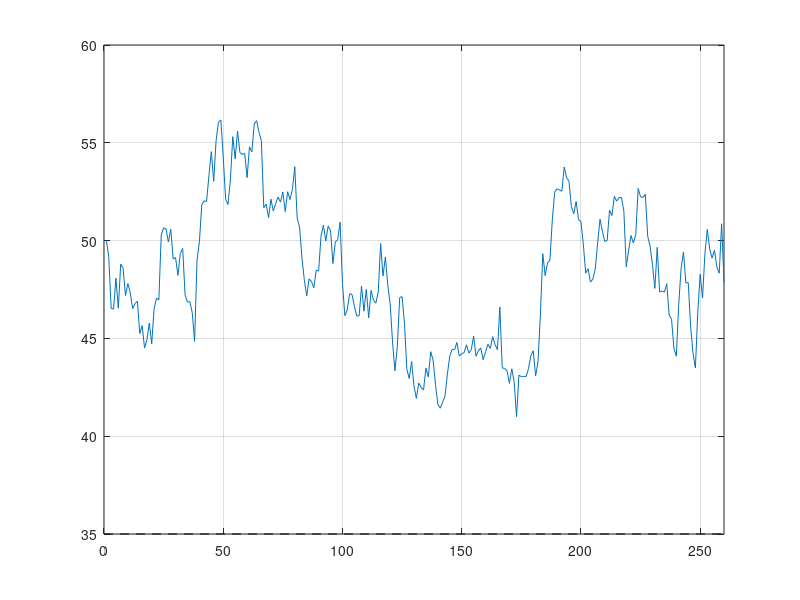

Here is the MATLAB script that generated this plot:
%% PART 2
% Initialising the variables
K = 50;     % Strike price
T = 1;      % Maturity
n = 260;    % Number of trading/working days in a year
dt = T/n;   % Size of each time increment (in years)

% Defining the interest rate model
r = [0.05 0.5];
rate = @(t) r(1)*exp(r(2)*t);

% Defining the local volatility model
sigma = [0.30 0.12 0.60];
volatility = @(S,t) sigma(1)*(1+sigma(2)*cos(2*pi*t))*(1+sigma(3)*exp(-S/100));

N = 1;
S0 = 50;
% Preallocating memory
S = zeros(n,N);
S(:,1) = S0;
dS = ones(n,N);

for i = 1:N
    dW = sqrt(dt)*randn(n);
    for j = 2:n
        % Defining the underlying process of the stock price
        t = (j-1)*dt;
        dS(i,j-1) = rate(t)*S(i,j-1)*dt + volatility(S(i,j-1),t)*S(i,j-1)*dW(i,j-1);
        S(i,j) = S(i,j-1) + dS(i,j-1);
    end
    plot(S(i,:))
    hold on
end
grid on
plot([0 n], [35 35],'k--')
xlim([0 n])